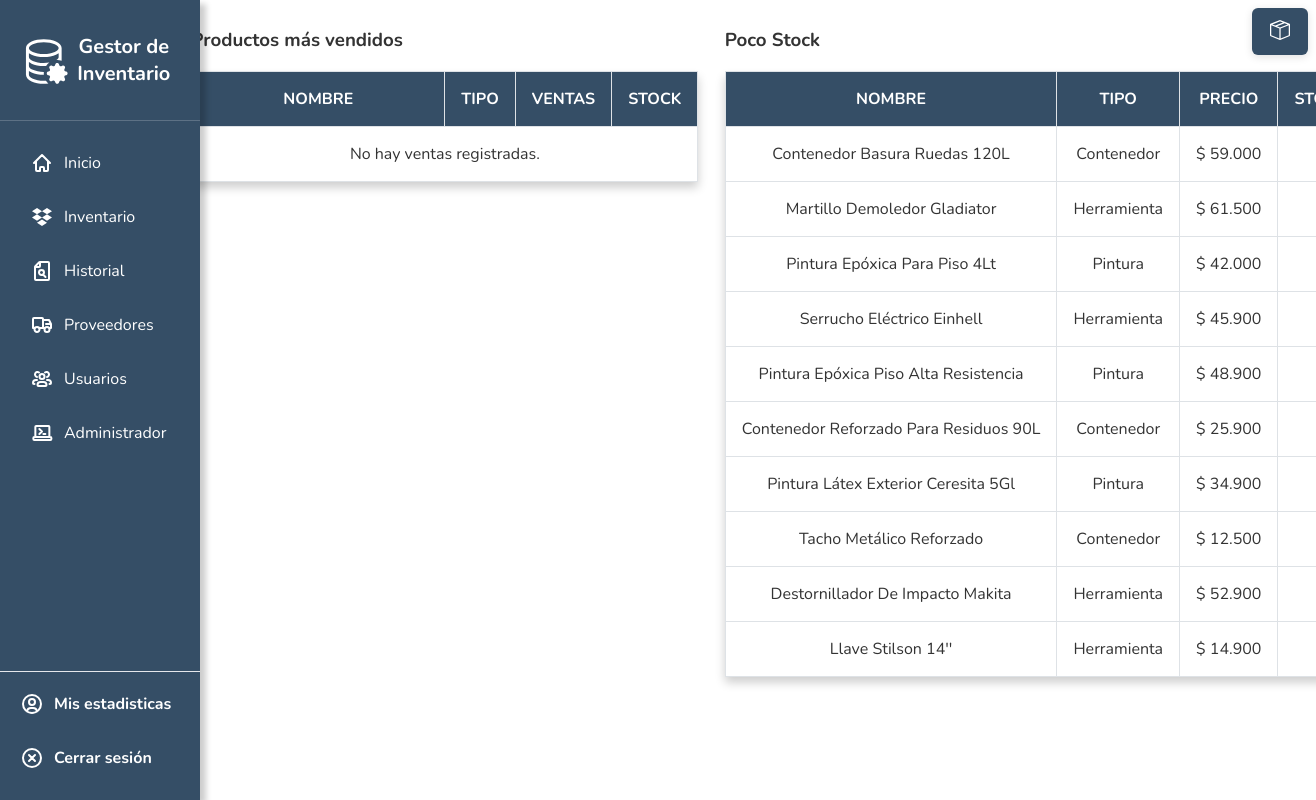
Page /index/ (signed in) on the committed database.
### inventory/models.py (models this page shows, shortened)
class Producto(models.Model):
    name = models.CharField(max_length=200, default='Sin nombre')
    product_type = models.ForeignKey(ProductType, on_delete=models.CASCADE, verbose_name="Tipo")
    price = models.IntegerField()
    stock = models.IntegerField(default=0)
    codigo_barras = models.CharField(max_length=50, null=True, blank=True)
    date_added = models.DateTimeField(default=now, editable=False)
    class Meta:
        verbose_name = "Producto"
        verbose_name_plural = "Productos"

class ProductType(models.Model):
    name = models.CharField(max_length=100, unique=True)
    description = models.TextField(blank=True, null=True)
    is_active = models.BooleanField(default=True)
    created_at = models.DateTimeField(auto_now_add=True)
    class Meta:
        verbose_name = "Tipo de Producto"
        verbose_name_plural = "Tipos de Productos"

### inventory/views.py (the view, shortened to what this page needs)
# urls.py: path('index', index, name='index'),
@login_required
def index(request):
    from django.db.models import F
    from django.db.models.functions import Abs
    ventas = (
        HistorialMovimiento.objects
        .filter(motivo__iexact='venta')
        .values('producto_id', 'nombre_producto', 'tipo_producto')
        .annotate(
            ventas=Sum(Abs(F('cambio_stock'))),
            recaudado=Sum(F('precio') * Abs(F('cambio_stock')))
        )
        .order_by('-ventas', 'nombre_producto')[:10]
    )
    productos_ids = [v['producto_id'] for v in ventas]
    productos_map = {p.id: p for p in Producto.objects.filter(id__in=productos_ids)}
    productos_ids_existentes = set(Producto.objects.values_list('id', flat=True))
    productos_mas_vendidos = []
    least_stock_items = Producto.objects.all().order_by('stock', 'date_added')[:10]
    context = {
        'productos_mas_vendidos': productos_mas_vendidos,
        'least_stock_items': least_stock_items
    }
    return render(request, 'inv/index.html', context)

### inventory/templatetags/number_filters.py (called while the page is built)
@register.filter
def comma_miles(value):
    try:
        return f"{int(value):,}".replace(",", ".")
    except:
        return value

### inventory/templates/inv/index.html (shortened to what this page needs)
{% extends 'inv/base.html' %}
{% load number_filters %}
{% block body %}
<div class="table-container">
  <div class="table-wrapper">
    <h3>Productos más vendidos</h3>
    <table class="table table-hover">
      <thead>
        <tr>
          <th class="col-nombre">Nombre</th>
          <th>Tipo</th>
          <th>Ventas</th>
          <th>Stock</th>
        </tr>
      </thead>
      <tbody>
        {% for producto in productos_mas_vendidos %}
        <tr>
          <td>{{ producto.name }}</td>
          <td>{{ producto.tipo }}</td>
          <td>{{ producto.ventas }}</td>
          <td>{{ producto.stock }}</td>
        </tr>
        {% empty %}
        <tr>
          <td colspan="4" class="text-center">No hay ventas registradas.</td>
        </tr>
        {% endfor %}
      </tbody>
    </table>
  </div>
  <div class="table-wrapper">
    <h3>Poco Stock</h3>
    <table class="table table-hover">
      <thead>
        <tr>
          <th class="col-nombre">Nombre</th>
          <th>Tipo</th>
          <th>Precio</th>
          <th>Stock</th>
        </tr>
      </thead>
      <tbody>
        {% for producto in least_stock_items %}
        <tr class="{% if producto.stock == 0 %}table-danger{% elif producto.stock <= 5 %}table-warning{% endif %}">
          <td>{{ producto.name }}</td>
          <td>{{ producto.product_type.name }}</td>
          <td class="price-cell">$ {{ producto.price|comma_miles }}</td>
          <td>
          </td>
        </tr>
        {% empty %}
        <tr>
          <td colspan="5" class="text-center">No hay productos en el inventario.</td>
        </tr>
        {% endfor %}
      </tbody>
    </table>
  </div>
</div>
{% include 'inv/cart_panel.html' %}
{% endblock %}

### inventory/templates/inv/base.html (shortened to what this page needs)
<!DOCTYPE html>
<html>
{% load static %}
{% block styles %}
<link rel="stylesheet" type="text/css" href="{% static '/css/bootstrap.min.css' %}">
<link rel="stylesheet" type="text/css" href="{% static '/css/style.css' %}">
{% endblock %}
<body>
  <div class="sidebar">
    <div class="sidebar-logo">
      Gestor de Inventario
    </div>
    <div class="sidebar-logoless">
      <div class="sidebar-nav">
        <a href="{% url 'index' %}">
          Inicio
        </a>
        <a href="{% url 'inventario' %}">
          Inventario
        </a>
        <a href="{% url 'historial' %}">
          Historial
        </a>
        <a href="{% url 'suppliers_list' %}">
          Proveedores
        </a>
        {% if user.is_staff %}
        <a href="{% url 'users_view' %}">
          Usuarios
        </a>
        <a href="{% url 'settings_view' %}">
          Administrador
        </a>
        {% endif %}
        <div class="sidebar-footer"
          style=" background-color: #354e66; position: absolute; bottom: .05vh; left: 0; right: 0; text-align: center; padding: 10px; border-top: 1px solid #e5e7eb; color: #6b7280; font-size: 14px;">
          <a href="{% url 'profile' %}">
            <strong>Mis estadisticas</strong>
          </a>
          <a href="{% url 'logout_custom' %}">
            <svg class="w-6 h-6 text-gray-800 dark:text-white" aria-hidden="true" xmlns="http://www.w3.org/2000/svg"
              width="24" height="24" fill="none" viewBox="0 0 24 24">
              <path stroke="currentColor" stroke-linecap="round" stroke-linejoin="round" stroke-width="2"
                d="m15 9-6 6m0-6 6 6m6-3a9 9 0 1 1-18 0 9 9 0 0 1 18 0Z" />
            </svg>
            <strong>Cerrar sesión</strong>
          </a>
        </div>
      </div>
    </div>
  </div>
  <div class="container" style="margin-left: 30vh; padding: 1vh; ">
    {% block body %}
    {% endblock %}
  </div>
</body>
</html>

### inventory/templates/inv/cart_panel.html (shortened to what this page needs)
{% load static %}
<button id="slideout-btn" style="position:fixed;top:1vh;right:1vh;z-index:2000;background:#354e66;color:white;border:none;padding:12px 18px;border-radius:6px;box-shadow:0 2px 8px rgba(0,0,0,0.12);cursor:pointer;transition:background 0.2s;">
</button>

### inventory/static/css/style.css (style rules this page uses)
.col-nombre { min-width: 220px; max-width: 400px; width: 40%; white-space: normal; word-break: break-word; }

### rows in the picture
Producto: name "Contenedor Basura Ruedas 120L", product_type.name "Contenedor", price|comma_miles "59.000"
Producto: name "Martillo Demoledor Gladiator", product_type.name "Herramienta", price|comma_miles "61.500"
Producto: name "Pintura Epóxica Para Piso 4Lt", product_type.name "Pintura", price|comma_miles "42.000"
Producto: name "Serrucho Eléctrico Einhell", product_type.name "Herramienta", price|comma_miles "45.900"
Producto: name "Pintura Epóxica Piso Alta Resistencia", product_type.name "Pintura", price|comma_miles "48.900"
Producto: name "Contenedor Reforzado Para Residuos 90L", product_type.name "Contenedor", price|comma_miles "25.900"
Producto: name "Pintura Látex Exterior Ceresita 5Gl", product_type.name "Pintura", price|comma_miles "34.900"
Producto: name "Tacho Metálico Reforzado", product_type.name "Contenedor", price|comma_miles "12.500"
Producto: name "Destornillador De Impacto Makita", product_type.name "Herramienta", price|comma_miles "52.900"
Producto: name "Llave Stilson 14''", product_type.name "Herramienta", price|comma_miles "14.900"
